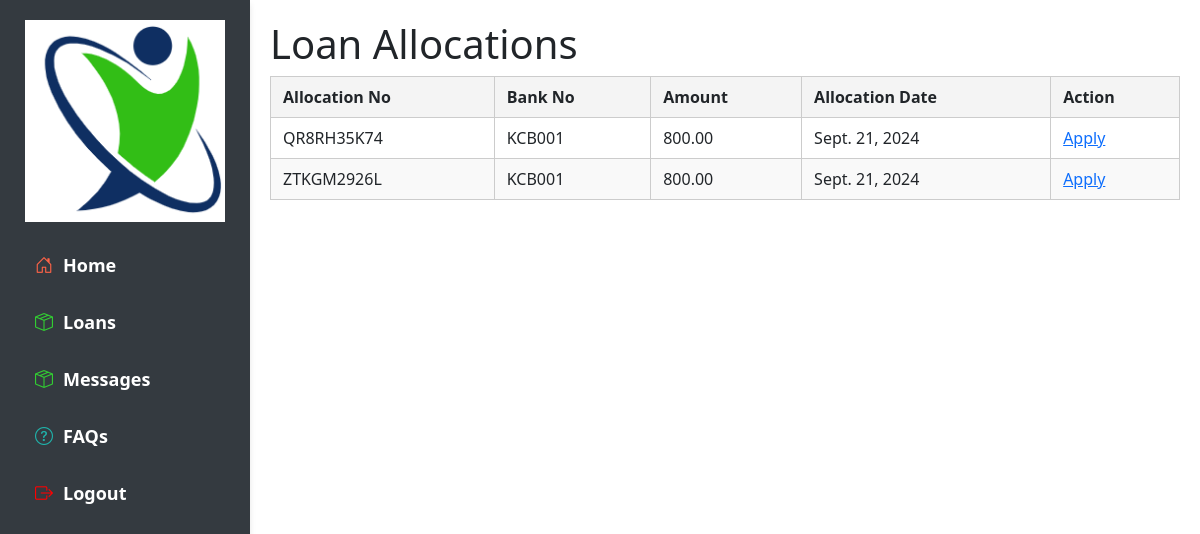
Page /Pesa/allocations/ on the earlier database version.
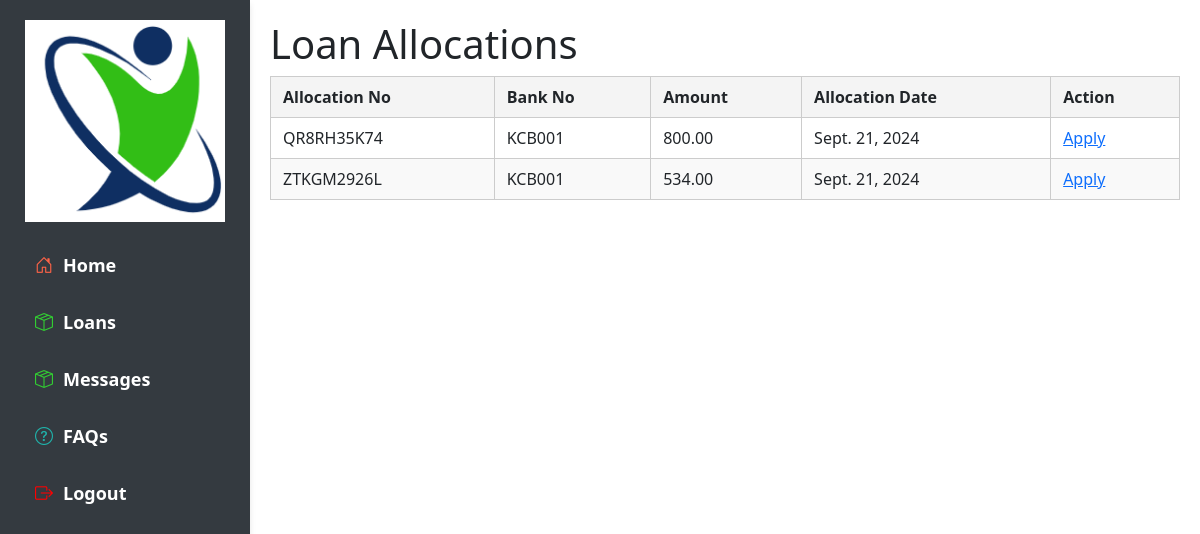
Same page on the later database version.
### Mashinani/models.py (models this page shows, shortened)
class Allocation(models.Model):
    allocation_id = models.AutoField(primary_key=True, unique=True)
    allocation_no = models.CharField(unique=True, max_length=50, help_text="Enter the Allocation Number", blank=True)
    bank_no = models.CharField(max_length=100, help_text="Enter Bank Number:")
    amount = models.DecimalField(max_digits=15, decimal_places=2, help_text="Enter Amount to Allocate")
    interest_rate = models.DecimalField(max_digits=15, decimal_places=2, help_text="Enter Interest Rate")
    allocation_date = models.DateField(help_text="Enter Date of Allocation", blank=True)

### Mashinani/views.py (the view)
# urls.py: path('allocations/', AllocationsView.as_view(), name='allocations-list'),
class AllocationsView(ListView):
    model = Allocation
    template_name = 'allocations_list.html'
    context_object_name = 'allocations'

### Mashinani/templates/allocations_list.html (shortened to what this page needs)
{% extends 'member_base_dashboard.html' %}
{% load static %}
{% block content %}
</head>
<body>
    <h1>Loan Allocations</h1>
    <table>
        <thead>
            <tr>
                <th>Allocation No</th>
                <th>Bank No</th>
                <th>Amount</th>
                <th>Allocation Date</th>
                <th>Action</th>
            </tr>
        </thead>
        <tbody>
            {% for allocation in allocations %}
                <tr>
                    <td>{{ allocation.allocation_no }}</td>
                    <td>{{ allocation.bank_no }}</td>
                    <td>{{ allocation.amount }}</td>
                    <td>{{ allocation.allocation_date }}</td>
                    <td><a href="{% url 'loan-application' allocation.allocation_no %}">Apply</a></td>
                </tr>
                {% empty %}
                <tr>
                    <td colspan="6">No allocations yet.</td>
                </tr>
            {% endfor %}
        </tbody>
    </table>
{% endblock %}

### Mashinani/templates/member_base_dashboard.html (shortened to what this page needs)
{% load static %}
<!DOCTYPE html>
<html lang="en">
<head>
    <link rel="stylesheet" href="{% static 'css/base_dashboard.css' %}">
    <link rel="stylesheet" href="{% static 'css/bootstrap.min.css' %}">
    <link href="https://cdn.jsdelivr.net/npm/bootstrap-icons/font/bootstrap-icons.min.css" rel="stylesheet">
</head>
<body>
<aside class="sidebar">
    <div class="logo">
        <img src="{% static 'img/connect.png' %}" alt="Mashinani">
    </div>
    <nav class="navigation" role="navigation" aria-label="Main Navigation">
        <a href="{% url 'member-dashboard' %}" class="nav-item"><i class="bi bi-house-door icon-home"></i> Home</a>
        <a class="nav-item" data-bs-toggle="collapse" href="#sentCollapse" role="button" aria-expanded="false" aria-controls="sentCollapse">
            <i class="bi bi-box-seam icon-sent"></i> Loans
        </a>
        <a class="nav-item" data-bs-toggle="collapse" href="#receivedCollapse" role="button" aria-expanded="false" aria-controls="sentCollapse">
            <i class="bi bi-box-seam icon-sent"></i> Messages
        </a>
        <a href="{% url 'member-faqs' %}" class="nav-item"><i class="bi bi-question-circle icon-faq"></i> FAQs</a>
        <a href="{% url 'logout' %}" class="nav-item"><i class="bi bi-box-arrow-right icon-logout"></i> Logout</a>
    </nav>
</aside>
<main class="main-content">
    <section id="home" class="hero">
        <div class="hero-content">
            {% block content %}{% endblock %}
        </div>
    </section>
</main>
</body>
</html>

### Mashinani/static/css/base_dashboard.css (style rules this page uses)
body, h1, h2, h3, p, ul, li { margin: 0; padding: 0; }
body { font-family: 'Nunito', sans-serif; margin: 0; padding: 0; box-sizing: border-box; background-color: #f9f9f9; color: #333; }
.sidebar { width: 250px; height: 100%; position: fixed; top: 0; left: 0; background-color: #343a40; box-shadow: 0px 4px 6px rgba(0, 0, 0, 0.1); padding-top: 20px; }
.logo img { max-width: 80%; height: auto; margin: 0 auto; display: block; margin-bottom: 20px; }
.navigation { display: flex; flex-direction: column; gap: 10px; padding-left: 20px; }
.nav-item { display: flex; align-items: center; text-decoration: none; color: #ffffff; font-weight: bold; font-size: 18px; transition: background-color 0.3s ease, color 0.3s ease; padding: 10px 15px; border-radius: 5px; }
.nav-item i { margin-right: 10px; }
.icon-home { color: #ff6347; }
.icon-sent { color: #32cd32; }
.icon-faq { color: #20b2aa; }
.icon-logout { color: #ff0000; }
.main-content { margin-left: 250px; padding: 20px; background-color: #ffffff; min-height: 100vh; box-shadow: 0px 4px 6px rgba(0, 0, 0, 0.1); }
.hero { display: flex; flex-direction: column; align-items: left; justify-content: left; text-align: left; height: 100%; }

### Mashinani/templates/allocations_list.html (style rules this page uses)
table { width: 100%; border-collapse: collapse; }
th, td { padding: 8px 12px; border: 1px solid #ccc; }
th { background-color: #f4f4f4; }
tr:nth-child(even) { background-color: #f9f9f9; }

Differences in the rows shown:
changed Allocation "ZTKGM2926L": amount "800.00" → "534.00"
